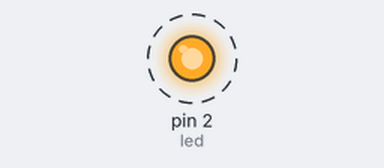
The sketch below on a simulated Arduino Uno, built with avr-gcc and run on an emulated ATmega328P. Shown: output pins drawn as LEDs (lit = HIGH). Dashed ring = blinking.

Above: at 0.5 s.
Timing chart, 0 to 4.6 s (numbered marks = the images above):
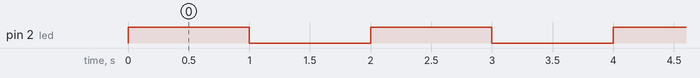

Measured:
- by itself, pin 2 (led): alternates HIGH for 1.0 s and LOW for 1.0 s

The sketch:

LED-light1.ino
```cpp
int led = 2; // led ยาว+ สั้น gnd
void setup()
{
 pinMode(led, OUTPUT); //ใช้ pinMode(2, OUTPUT); แบบนี้ก็ได้ ดูตัวอย่างข้อ 2
}
void loop()
{
 digitalWrite(led, HIGH);
 delay(1000); //
 digitalWrite(led, LOW);
 delay(1000);
}
```
